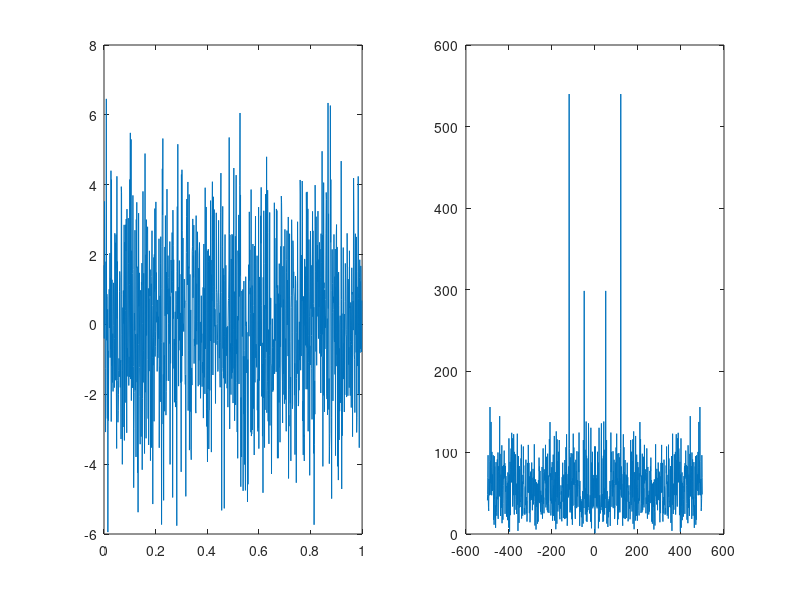

Recreate this plot in MATLAB.
sc = figure(1);
figure(sc);
fs = 1000;% Sampling frequency
T = 1/fs;% Sample time
L = 1000;% Length of signal
x = (0:L-1)*T;% Time vector
% Sum of a 50 Hz sinusoid and a 120 Hz sinusoid
y = 0.7*sin(2*pi*50*x) +sin(2*pi*120*x);
Y = y + 2*randn(size(x));% Sinusoids plus noise
subplot(1,2,1)
plot(x,Y);
subplot(1,2,2)
X=fftshift(abs(fft(Y,L)));
F=[-L/2:L/2-1]*fs/L;
plot(F,X);
